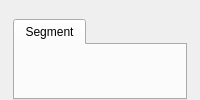
  <widget class="QWidget" name="horizontalLayoutWidget">
   <property name="sizePolicy">
    <sizepolicy hsizetype="Expanding" vsizetype="Expanding">
     <horstretch>0</horstretch>
     <verstretch>0</verstretch>
    </sizepolicy>
   </property>
   <layout class="QVBoxLayout" name="verticalLayout_10">
    <property name="leftMargin">
     <number>4</number>
    </property>
    <property name="topMargin">
     <number>10</number>
    </property>
    <property name="rightMargin">
     <number>4</number>
    </property>
    <property name="bottomMargin">
     <number>0</number>
    </property>
    <item>
     <widget class="QWidget" name="central" native="true">
      <layout class="QVBoxLayout" name="verticalLayout_15">
       <property name="bottomMargin">
        <number>0</number>
       </property>
       <item>
        <layout class="QVBoxLayout" name="viewerLayout">
         <item>
          <widget class="QTabWidget" name="tabWidget">
           <property name="currentIndex">
            <number>0</number>
           </property>
           <widget class="QWidget" name="tabSegment">
            <property name="sizePolicy">
             <sizepolicy hsizetype="Expanding" vsizetype="Expanding">
              <horstretch>0</horstretch>
              <verstretch>0</verstretch>
             </sizepolicy>
            </property>
            <attribute name="icon">
             <iconset theme="image-x-generic"/>
            </attribute>
            <attribute name="title">
             <string>Segment</string>
            </attribute>
           </widget>
          </widget>
         </item>
        </layout>
       </item>
      </layout>
     </widget>
    </item>
   </layout>
  </widget>
